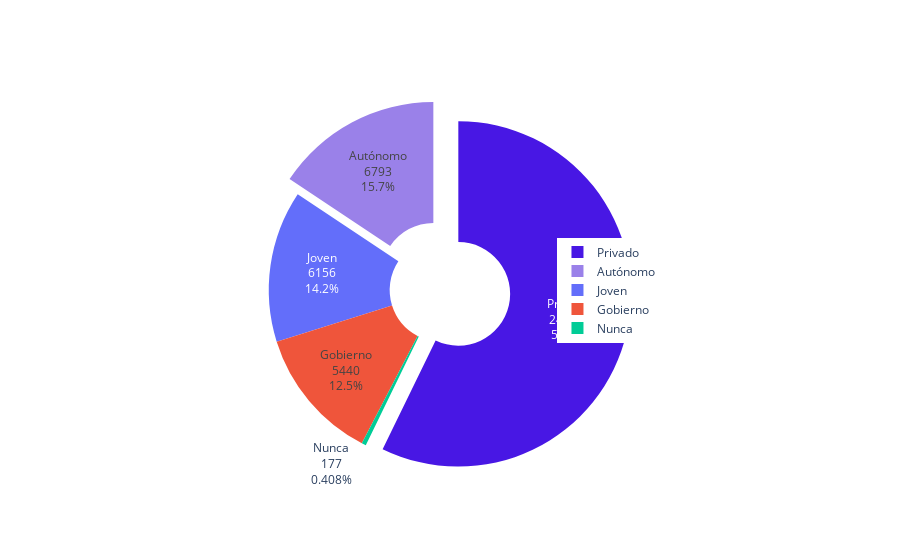

Notebook source saved alongside this figure:
### Code cell
labels = ['Privado', 'Autónomo', 'Joven', 'Gobierno', 'Nunca']
values = [24834, 6793, 6156, 5440, 177]
fig = go.Figure(data=[go.Pie(labels=labels, values=values, textinfo='label+percent+value', hole=0.3, rotation=0)])
fig.update_layout(legend=dict(orientation="v", xanchor="center", x=0.775, y=0.5)) # title_text='Distribución de Género', title_x=0.5, title_y=0.9, title_font=dict(size=25), 
fig.update_traces(textfont_size=12, pull=[0.1, 0.1], marker=dict(colors=['#4817e4', '#9a81e9']), hoverinfo='label+percent+value', insidetextorientation='horizontal')
fig.show()
fig.write_image(os.path.join(os.path.dirname(os.path.dirname(os.path.abspath('file'))), 'utils', "image", "work.png"))

### Figure 1 — Plotly figure (JSON) as saved in the notebook; plotly's stock layout.template omitted (floating-point values rounded to 4 significant figures)
{"data": [{"hole": 0.3, "hoverinfo": "label+percent+value", "insidetextorientation": "horizontal", "labels": ["Privado", "Autónomo", "Joven", "Gobierno", "Nunca"], "marker": {"colors": ["#4817e4", "#9a81e9"]}, "pull": [0.1, 0.1], "rotation": 0, "textfont": {"size": 12}, "textinfo": "label+percent+value", "type": "pie", "values": [24834, 6793, 6156, 5440, 177]}], "layout": {"legend": {"orientation": "v", "x": 0.775, "xanchor": "center", "y": 0.5}}}
